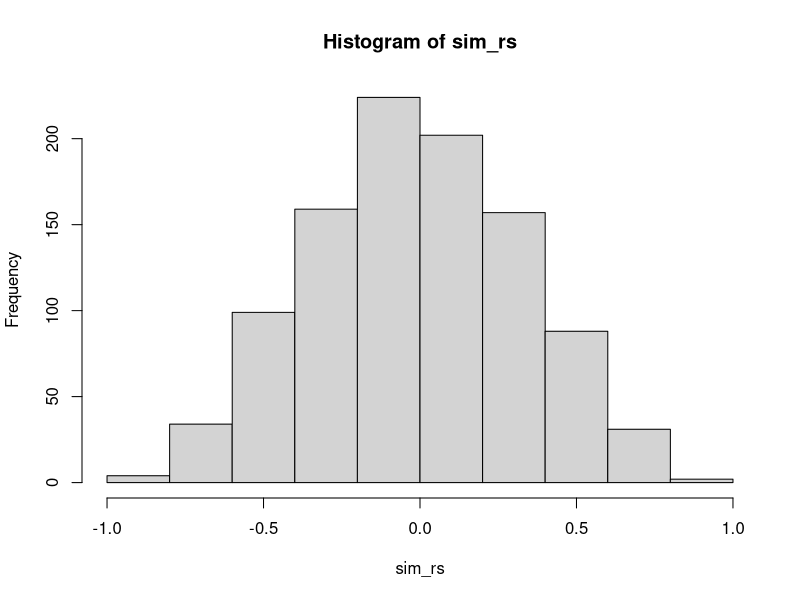

Recreate this plot in R.
## ---- chunk 1
knitr::opts_chunk$set(echo = TRUE)
## ---- chunk 2
X <- c(1,4,3,2,5,4,3,6,7,8)
Y <- c(1,3,6,7,8,2,8,7,6,9)

## ---- chunk 3
(my_cor <- cor.test(X,Y))

## ---- chunk 4
sim_rs <- replicate(1000,cor(sample(X),sample(Y)))
hist(sim_rs)

length(sim_rs[sim_rs >= cor(X,Y)])/1000

## ---- chunk 5

sort(X)
sort(Y, decreasing = TRUE)

sum(sort(X)*sort(Y, decreasing = TRUE))

## ---- chunk 6
sum(sort(X)*sort(Y))

